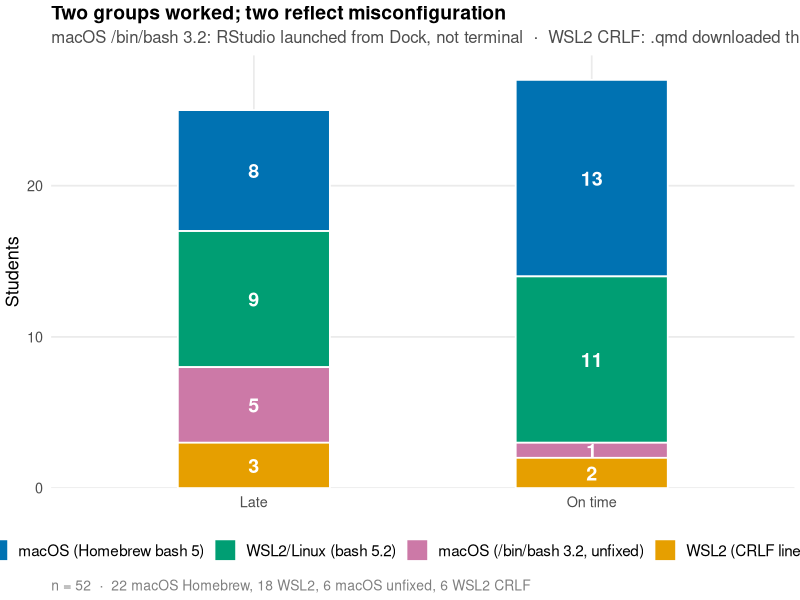
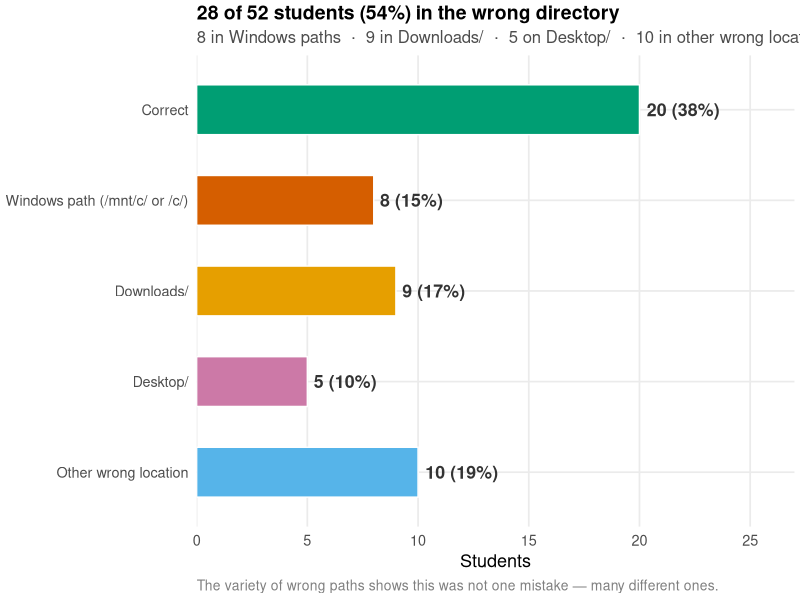
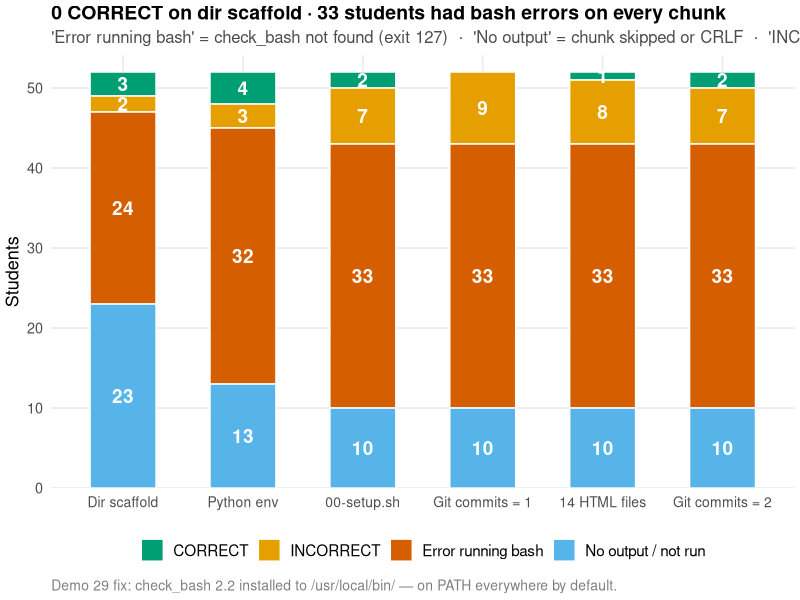
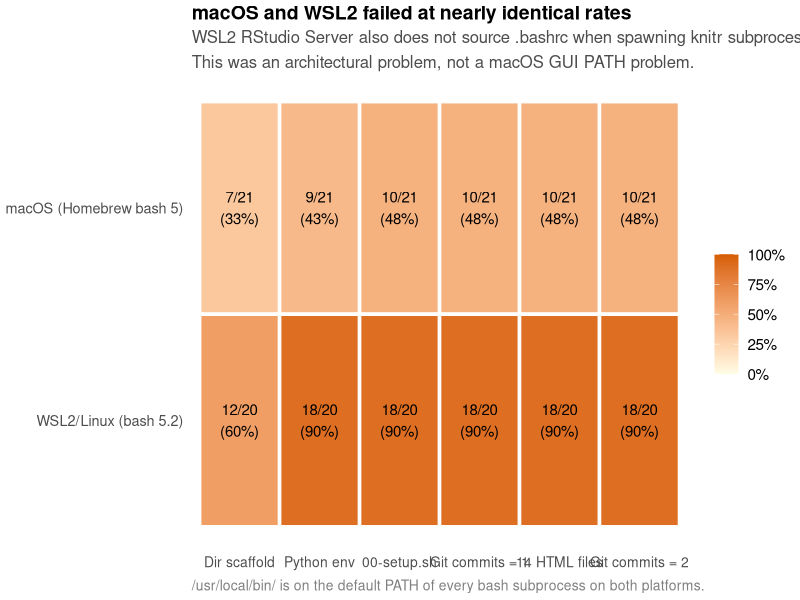
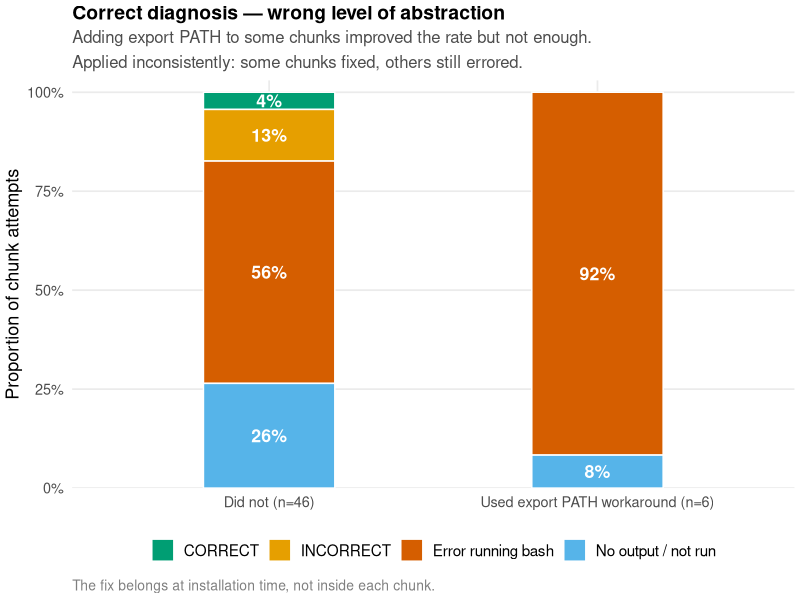
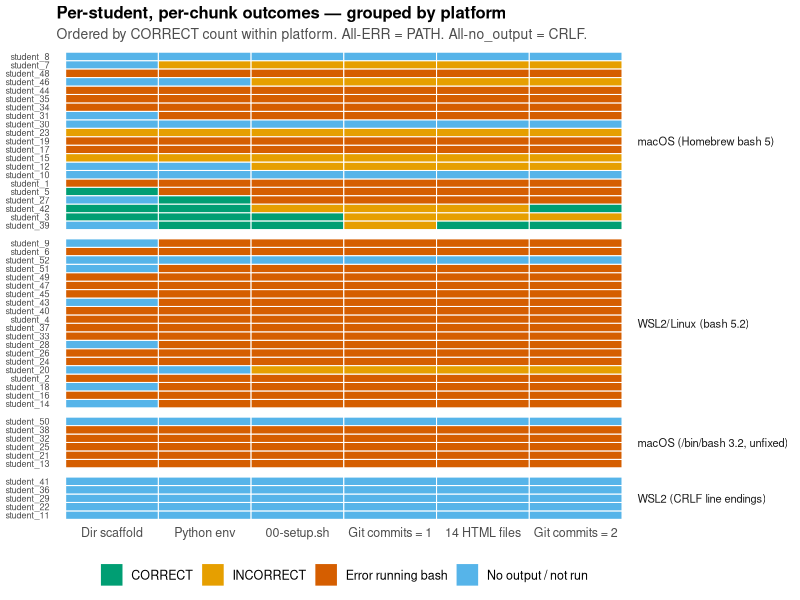
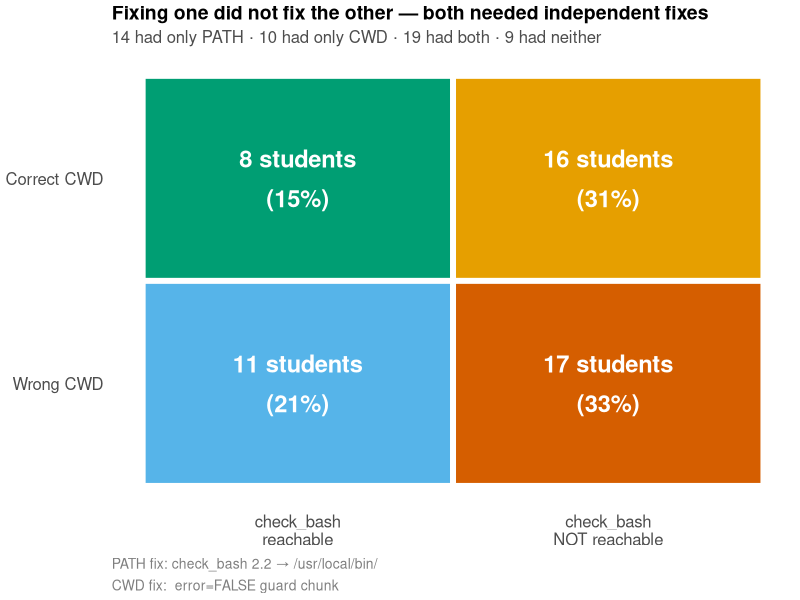

The R source for these figures, in order:
## ---- chunk 1
options(digits = 5)
knitr::opts_chunk$set(echo = TRUE, cache = FALSE, warning = FALSE,
                      message = FALSE, comment = "")
## ---- chunk 2
library(ggplot2); library(dplyr); library(tidyr)
library(forcats);  library(scales); library(stringr)
## ---- chunk 3
OI <- c(orange="#E69F00", sky_blue="#56B4E9", green="#009E73",
        yellow="#F0E442", blue="#0072B2", vermillion="#D55E00",
        pink="#CC79A7",   black="#000000")
clr_correct <- OI[["green"]];  clr_incorrect <- OI[["orange"]]
clr_err     <- OI[["vermillion"]]; clr_noout  <- OI[["sky_blue"]]
result_colours <- c("CORRECT"=clr_correct,"INCORRECT"=clr_incorrect,
                    "Error running bash"=clr_err,"No output / not run"=clr_noout)
plat_colours <- c("macOS (Homebrew bash 5)"=OI[["blue"]],
                  "WSL2/Linux (bash 5.2)"=OI[["green"]],
                  "macOS (/bin/bash 3.2, unfixed)"=OI[["pink"]],
                  "WSL2 (CRLF line endings)"=OI[["orange"]])
cwd_colours <- c("Correct"=OI[["green"]],
                 "Windows path (/mnt/c/ or /c/)"=OI[["vermillion"]],
                 "Downloads/"=OI[["orange"]],"Desktop/"=OI[["pink"]],
                 "Other wrong location"=OI[["sky_blue"]])
theme_dsc <- function(base=13) {
  theme_minimal(base_size=base) +
    theme(plot.title=element_text(face="bold",size=base+1,margin=margin(b=4)),
          plot.subtitle=element_text(size=base-1,color="grey30",lineheight=1.25,
                                     margin=margin(b=6)),
          plot.caption=element_text(size=base-3,color="grey50",hjust=0,
                                    lineheight=1.3,margin=margin(t=6)),
          legend.position="bottom", legend.title=element_blank(),
          legend.text=element_text(size=base-2),
          panel.grid.minor=element_blank(), plot.margin=margin(4,4,4,4))
}
## ---- chunk 4
raw <- tibble(
  student = paste0("student_", 1:52),
  late = c(TRUE,FALSE,FALSE,TRUE,FALSE,TRUE,TRUE,FALSE,TRUE,FALSE,TRUE,FALSE,
            TRUE,FALSE,TRUE,FALSE,FALSE,TRUE,FALSE,TRUE,FALSE,TRUE,TRUE,FALSE,
            TRUE,FALSE,FALSE,TRUE,FALSE,FALSE,TRUE,TRUE,FALSE,FALSE,FALSE,TRUE,
            TRUE,TRUE,FALSE,TRUE,FALSE,TRUE,FALSE,FALSE,FALSE,TRUE,FALSE,TRUE,
            FALSE,TRUE,FALSE,TRUE),
  platform = c(
    "macOS (Homebrew bash 5)","WSL2/Linux (bash 5.2)","macOS (Homebrew bash 5)",
    "WSL2/Linux (bash 5.2)","macOS (Homebrew bash 5)","WSL2/Linux (bash 5.2)",
    "macOS (Homebrew bash 5)","macOS (Homebrew bash 5)","WSL2/Linux (bash 5.2)",
    "macOS (Homebrew bash 5)","WSL2 (CRLF line endings)","macOS (Homebrew bash 5)",
    "macOS (/bin/bash 3.2, unfixed)","WSL2/Linux (bash 5.2)","macOS (Homebrew bash 5)",
    "WSL2/Linux (bash 5.2)","macOS (Homebrew bash 5)","WSL2/Linux (bash 5.2)",
    "macOS (Homebrew bash 5)","WSL2/Linux (bash 5.2)","macOS (/bin/bash 3.2, unfixed)",
    "WSL2 (CRLF line endings)","macOS (Homebrew bash 5)","WSL2/Linux (bash 5.2)",
    "macOS (/bin/bash 3.2, unfixed)","WSL2/Linux (bash 5.2)","macOS (Homebrew bash 5)",
    "WSL2/Linux (bash 5.2)","WSL2 (CRLF line endings)","macOS (Homebrew bash 5)",
    "macOS (Homebrew bash 5)","macOS (/bin/bash 3.2, unfixed)","WSL2/Linux (bash 5.2)",
    "macOS (Homebrew bash 5)","macOS (Homebrew bash 5)","WSL2 (CRLF line endings)",
    "WSL2/Linux (bash 5.2)","macOS (/bin/bash 3.2, unfixed)","macOS (Homebrew bash 5)",
    "WSL2/Linux (bash 5.2)","WSL2 (CRLF line endings)","macOS (Homebrew bash 5)",
    "WSL2/Linux (bash 5.2)","macOS (Homebrew bash 5)","WSL2/Linux (bash 5.2)",
    "macOS (Homebrew bash 5)","WSL2/Linux (bash 5.2)","macOS (Homebrew bash 5)",
    "WSL2/Linux (bash 5.2)","macOS (/bin/bash 3.2, unfixed)","WSL2/Linux (bash 5.2)",
    "WSL2/Linux (bash 5.2)"),
  correct_cwd = c(TRUE,FALSE,TRUE,TRUE,TRUE,FALSE,TRUE,FALSE,TRUE,FALSE,FALSE,
                  FALSE,FALSE,TRUE,TRUE,FALSE,FALSE,TRUE,FALSE,TRUE,FALSE,FALSE,
                  FALSE,TRUE,FALSE,FALSE,TRUE,TRUE,FALSE,FALSE,TRUE,FALSE,TRUE,
                  FALSE,FALSE,TRUE,TRUE,FALSE,TRUE,FALSE,FALSE,TRUE,TRUE,TRUE,
                  FALSE,TRUE,FALSE,FALSE,TRUE,FALSE,TRUE,FALSE),
  cwd_category = c(
    "Correct","Desktop/","Correct","Correct","Correct","Other wrong location",
    "Correct","Windows path (/mnt/c/ or /c/)","Correct","Downloads/",
    "Windows path (/mnt/c/ or /c/)","Desktop/","Downloads/","Correct","Desktop/",
    "Correct","Downloads/","Correct","Downloads/","Correct","Other wrong location",
    "Windows path (/mnt/c/ or /c/)","Other wrong location","Correct","Downloads/",
    "Correct","Correct","Correct","Windows path (/mnt/c/ or /c/)","Downloads/",
    "Other wrong location","Downloads/","Correct","Downloads/","Desktop/",
    "Windows path (/mnt/c/ or /c/)","Correct","Other wrong location","Correct",
    "Other wrong location","Windows path (/mnt/c/ or /c/)","Correct",
    "Other wrong location","Desktop/","Other wrong location","Correct",
    "Other wrong location","Downloads/","Correct","Windows path (/mnt/c/ or /c/)",
    "Other wrong location","Windows path (/mnt/c/ or /c/)"),
  export_fix = c(FALSE,FALSE,FALSE,TRUE,FALSE,FALSE,FALSE,FALSE,TRUE,FALSE,FALSE,
                 FALSE,FALSE,FALSE,FALSE,TRUE,FALSE,FALSE,FALSE,FALSE,FALSE,FALSE,
                 FALSE,FALSE,FALSE,FALSE,FALSE,FALSE,FALSE,FALSE,TRUE,FALSE,FALSE,
                 FALSE,FALSE,FALSE,FALSE,FALSE,FALSE,TRUE,FALSE,FALSE,FALSE,FALSE,
                 FALSE,FALSE,FALSE,FALSE,FALSE,FALSE,TRUE,FALSE),
  dir_scaffold = c("ERR","ERR","CORRECT","ERR","CORRECT","ERR","no_output","no_output",
    "no_output","no_output","no_output","no_output","ERR","no_output","INCORRECT",
    "ERR","ERR","no_output","ERR","no_output","ERR","no_output","INCORRECT","ERR",
    "ERR","ERR","no_output","no_output","no_output","no_output","no_output","ERR",
    "ERR","ERR","ERR","no_output","ERR","ERR","no_output","ERR","no_output",
    "CORRECT","no_output","ERR","ERR","no_output","ERR","ERR","ERR","no_output",
    "no_output","no_output"),
  python_env = c("ERR","ERR","CORRECT","ERR","ERR","ERR","INCORRECT","no_output",
    "ERR","no_output","no_output","no_output","ERR","ERR","INCORRECT","ERR","ERR",
    "ERR","ERR","no_output","ERR","no_output","INCORRECT","ERR","ERR","ERR",
    "CORRECT","ERR","no_output","no_output","ERR","ERR","ERR","ERR","ERR",
    "no_output","ERR","ERR","CORRECT","ERR","no_output","CORRECT","ERR","ERR",
    "ERR","no_output","ERR","ERR","ERR","no_output","ERR","no_output"),
  setup_sh = c("ERR","ERR","CORRECT","ERR","ERR","ERR","INCORRECT","no_output",
    "ERR","no_output","no_output","INCORRECT","ERR","ERR","INCORRECT","ERR","ERR",
    "ERR","ERR","INCORRECT","ERR","no_output","INCORRECT","ERR","ERR","ERR","ERR",
    "ERR","no_output","no_output","ERR","ERR","ERR","ERR","ERR","no_output","ERR",
    "ERR","CORRECT","ERR","no_output","INCORRECT","ERR","ERR","ERR","INCORRECT",
    "ERR","ERR","ERR","no_output","ERR","no_output"),
  git_commit_1 = c("ERR","ERR","INCORRECT","ERR","ERR","ERR","INCORRECT","no_output",
    "ERR","no_output","no_output","INCORRECT","ERR","ERR","INCORRECT","ERR","ERR",
    "ERR","ERR","INCORRECT","ERR","no_output","INCORRECT","ERR","ERR","ERR","ERR",
    "ERR","no_output","no_output","ERR","ERR","ERR","ERR","ERR","no_output","ERR",
    "ERR","INCORRECT","ERR","no_output","INCORRECT","ERR","ERR","ERR","INCORRECT",
    "ERR","ERR","ERR","no_output","ERR","no_output"),
  html_14_files = c("ERR","ERR","INCORRECT","ERR","ERR","ERR","INCORRECT","no_output",
    "ERR","no_output","no_output","INCORRECT","ERR","ERR","INCORRECT","ERR","ERR",
    "ERR","ERR","INCORRECT","ERR","no_output","INCORRECT","ERR","ERR","ERR","ERR",
    "ERR","no_output","no_output","ERR","ERR","ERR","ERR","ERR","no_output","ERR",
    "ERR","CORRECT","ERR","no_output","INCORRECT","ERR","ERR","ERR","INCORRECT",
    "ERR","ERR","ERR","no_output","ERR","no_output"),
  git_commit_2 = c("ERR","ERR","INCORRECT","ERR","ERR","ERR","INCORRECT","no_output",
    "ERR","no_output","no_output","INCORRECT","ERR","ERR","INCORRECT","ERR","ERR",
    "ERR","ERR","INCORRECT","ERR","no_output","INCORRECT","ERR","ERR","ERR","ERR",
    "ERR","no_output","no_output","ERR","ERR","ERR","ERR","ERR","no_output","ERR",
    "ERR","CORRECT","ERR","no_output","CORRECT","ERR","ERR","ERR","INCORRECT",
    "ERR","ERR","ERR","no_output","ERR","no_output")
)
n_total <- nrow(raw)
chunk_levels <- c("dir_scaffold","python_env","setup_sh",
                  "git_commit_1","html_14_files","git_commit_2")
chunk_labels <- c(dir_scaffold="Dir scaffold", python_env="Python env",
                  setup_sh="00-setup.sh", git_commit_1="Git commits = 1",
                  html_14_files="14 HTML files", git_commit_2="Git commits = 2")
result_levels <- c("CORRECT","INCORRECT","ERR","no_output")
result_labels  <- c("CORRECT","INCORRECT","Error running bash","No output / not run")
plat_levels <- c("macOS (Homebrew bash 5)","WSL2/Linux (bash 5.2)",
                 "macOS (/bin/bash 3.2, unfixed)","WSL2 (CRLF line endings)")
cwd_cat_levels <- c("Correct","Windows path (/mnt/c/ or /c/)",
                    "Downloads/","Desktop/","Other wrong location")
students <- raw |>
  mutate(platform     = factor(platform,     levels = plat_levels),
         cwd_category = factor(cwd_category, levels = cwd_cat_levels),
         submission   = if_else(late, "Late","On time"))
n_windows_path <- sum(students$cwd_category == "Windows path (/mnt/c/ or /c/)")
n_downloads    <- sum(students$cwd_category == "Downloads/")
n_desktop      <- sum(students$cwd_category == "Desktop/")
n_other_wrong  <- sum(students$cwd_category == "Other wrong location")
n_correct_cwd  <- sum(students$correct_cwd)
n_wrong_cwd    <- n_total - n_correct_cwd
## ---- chunk 5
fig1_data <- students |> count(platform, submission)
ggplot(fig1_data, aes(x=submission, y=n, fill=platform)) +
  geom_col(width=0.45, colour="white", linewidth=0.6) +
  geom_text(aes(label=n), position=position_stack(vjust=0.5),
            size=5, fontface="bold", colour="white") +
  scale_fill_manual(values=plat_colours) +
  scale_y_continuous(expand=expansion(mult=c(0,0.06))) +
  labs(title="Two groups worked; two reflect misconfiguration",
       subtitle=paste0(
         "macOS /bin/bash 3.2: RStudio launched from Dock, not terminal  ·  ",
         "WSL2 CRLF: .qmd downloaded through Windows browser"),
       x=NULL, y="Students",
       caption="n = 52  ·  22 macOS Homebrew, 18 WSL2, 6 macOS unfixed, 6 WSL2 CRLF") +
  theme_dsc()
## ---- chunk 6
cwd_data <- students |> count(cwd_category) |> mutate(cwd_category=fct_rev(cwd_category))
ggplot(cwd_data, aes(x=cwd_category, y=n, fill=cwd_category)) +
  geom_col(width=0.55, colour="white", linewidth=0.5) +
  geom_text(aes(label=paste0(n," (",round(n/n_total*100),"%)")),
            hjust=-0.1, size=4.5, fontface="bold", colour="grey20") +
  scale_fill_manual(values=cwd_colours, guide="none") +
  scale_y_continuous(expand=expansion(mult=c(0,0.35))) +
  coord_flip() +
  labs(title=paste0(n_wrong_cwd," of ",n_total," students (",
                    round(n_wrong_cwd/n_total*100),"%) in the wrong directory"),
       subtitle=paste0(
         n_windows_path," in Windows paths  ·  ",
         n_downloads," in Downloads/  ·  ",
         n_desktop," on Desktop/  ·  ",
         n_other_wrong," in other wrong locations"),
       x=NULL, y="Students",
       caption="The variety of wrong paths shows this was not one mistake — many different ones.") +
  theme_dsc()
## ---- chunk 7
fig3_data <- students |>
  select(student, all_of(chunk_levels)) |>
  pivot_longer(-student, names_to="chunk", values_to="result") |>
  mutate(chunk  = factor(chunk,  levels=chunk_levels, labels=chunk_labels),
         result = factor(result, levels=result_levels, labels=result_labels)) |>
  count(chunk, result)
ggplot(fig3_data, aes(x=chunk, y=n, fill=result)) +
  geom_col(width=0.55, colour="white", linewidth=0.5) +
  geom_text(aes(label=n), position=position_stack(vjust=0.5),
            size=4.8, fontface="bold", colour="white") +
  scale_fill_manual(values=result_colours) +
  scale_y_continuous(expand=expansion(mult=c(0,0.04)), breaks=seq(0,52,10)) +
  labs(title="0 CORRECT on dir scaffold · 33 students had bash errors on every chunk",
       subtitle=paste0(
         "'Error running bash' = check_bash not found (exit 127)  ·  ",
         "'No output' = chunk skipped or CRLF  ·  ",
         "'INCORRECT' = check_bash ran, answer wrong"),
       x=NULL, y="Students",
       caption="Demo 29 fix: check_bash 2.2 installed to /usr/local/bin/ — on PATH everywhere by default.") +
  theme_dsc() + theme(axis.text.x=element_text(size=10))
## ---- chunk 8
fig4_data <- students |>
  filter(platform %in% c("macOS (Homebrew bash 5)","WSL2/Linux (bash 5.2)")) |>
  select(student, platform, all_of(chunk_levels)) |>
  pivot_longer(all_of(chunk_levels), names_to="chunk", values_to="result") |>
  mutate(chunk=factor(chunk, levels=chunk_levels, labels=chunk_labels),
         is_err=result=="ERR") |>
  group_by(platform, chunk) |>
  summarise(n_err=sum(is_err), n=n(), pct=n_err/n, .groups="drop")
ggplot(fig4_data, aes(x=chunk, y=fct_rev(platform), fill=pct)) +
  geom_tile(colour="white", linewidth=1.2) +
  geom_text(aes(label=paste0(n_err,"/",n,"\n(",round(pct*100),"%)")),
            size=3.8, lineheight=1.2) +
  scale_fill_gradient(low="#fffde7", high=clr_err,
                      labels=percent_format(accuracy=1),
                      name="% with error", limits=c(0,1)) +
  labs(title="macOS and WSL2 failed at nearly identical rates",
       subtitle=paste0(
         "WSL2 RStudio Server also does not source .bashrc when spawning knitr subprocesses.\n",
         "This was an architectural problem, not a macOS GUI PATH problem."),
       x=NULL, y=NULL,
       caption="/usr/local/bin/ is on the default PATH of every bash subprocess on both platforms.") +
  theme_dsc() + theme(panel.grid=element_blank(), legend.position="right",
                      axis.text.x=element_text(size=10))
## ---- chunk 9
fig5_data <- students |>
  mutate(workaround=if_else(export_fix,
    paste0("Used export PATH workaround (n=",sum(export_fix),")"),
    paste0("Did not (n=",sum(!export_fix),")"))) |>
  select(student, workaround, all_of(chunk_levels)) |>
  pivot_longer(all_of(chunk_levels), names_to="chunk", values_to="result") |>
  mutate(result=factor(result, levels=result_levels, labels=result_labels)) |>
  count(workaround, result) |>
  group_by(workaround) |> mutate(pct=n/sum(n))
ggplot(fig5_data, aes(x=workaround, y=pct, fill=result)) +
  geom_col(width=0.4, colour="white", linewidth=0.5) +
  geom_text(aes(label=if_else(pct>0.04, percent(pct,accuracy=1),"")),
            position=position_stack(vjust=0.5),
            size=4.5, fontface="bold", colour="white") +
  scale_fill_manual(values=result_colours) +
  scale_y_continuous(labels=percent_format(accuracy=1),
                     expand=expansion(mult=c(0,0.03))) +
  labs(title="Correct diagnosis — wrong level of abstraction",
       subtitle=paste0(
         "Adding export PATH to some chunks improved the rate but not enough.\n",
         "Applied inconsistently: some chunks fixed, others still errored."),
       x=NULL, y="Proportion of chunk attempts",
       caption="The fix belongs at installation time, not inside each chunk.") +
  theme_dsc()
## ---- chunk 10
tile_data <- students |>
  select(student, platform, all_of(chunk_levels)) |>
  pivot_longer(all_of(chunk_levels), names_to="chunk", values_to="result") |>
  mutate(chunk  = factor(chunk,  levels=chunk_levels, labels=chunk_labels),
         result = factor(result, levels=result_levels, labels=result_labels)) |>
  group_by(student) |> mutate(n_correct=sum(result=="CORRECT")) |> ungroup()
student_order <- tile_data |>
  distinct(student, platform, n_correct) |>
  arrange(platform, desc(n_correct), student) |> pull(student)
tile_data <- tile_data |> mutate(student=factor(student, levels=student_order))
ggplot(tile_data, aes(x=chunk, y=student, fill=result)) +
  geom_tile(colour="white", linewidth=0.35) +
  scale_fill_manual(values=result_colours) +
  facet_grid(rows=vars(platform), scales="free_y", space="free_y") +
  labs(title="Per-student, per-chunk outcomes — grouped by platform",
       subtitle="Ordered by CORRECT count within platform. All-ERR = PATH. All-no_output = CRLF.",
       x=NULL, y=NULL) +
  theme_dsc(base=11) +
  theme(axis.text.y=element_text(size=6.5), axis.text.x=element_text(size=9),
        strip.text.y=element_text(size=8, angle=0, hjust=0),
        panel.grid=element_blank(), legend.position="bottom")
## ---- chunk 11
fig7_data <- students |>
  mutate(
    path_ok=if_else(!if_any(all_of(chunk_levels),\(x)x=="ERR"),
                    "check_bash\nreachable","check_bash\nNOT reachable"),
    cwd_ok=if_else(correct_cwd,"Correct CWD","Wrong CWD"),
    path_ok=factor(path_ok, levels=c("check_bash\nreachable","check_bash\nNOT reachable")),
    cwd_ok =factor(cwd_ok,  levels=c("Correct CWD","Wrong CWD"))
  ) |>
  count(cwd_ok, path_ok) |>
  mutate(pct=round(n/n_total*100),
         fill_grp=paste(as.character(cwd_ok), as.character(path_ok)))
tile_fills <- c(
  "Correct CWD check_bash\nreachable"     = clr_correct,
  "Correct CWD check_bash\nNOT reachable" = OI[["orange"]],
  "Wrong CWD check_bash\nreachable"       = OI[["sky_blue"]],
  "Wrong CWD check_bash\nNOT reachable"   = clr_err
)
ggplot(fig7_data, aes(x=path_ok, y=fct_rev(cwd_ok), fill=fill_grp)) +
  geom_tile(colour="white", linewidth=2) +
  geom_text(aes(label=paste0(n," students\n(",pct,"%)")),
            size=6, fontface="bold", colour="white", lineheight=1.4) +
  scale_fill_manual(values=tile_fills, guide="none") +
  labs(title="Fixing one did not fix the other — both needed independent fixes",
       subtitle="14 had only PATH · 10 had only CWD · 19 had both · 9 had neither",
       x=NULL, y=NULL,
       caption=paste0(
         "PATH fix: check_bash 2.2 → /usr/local/bin/\n",
         "CWD fix:  error=FALSE guard chunk")) +
  theme_dsc() + theme(panel.grid=element_blank(), axis.text=element_text(size=12))
## ---- chunk 12
sessionInfo()
